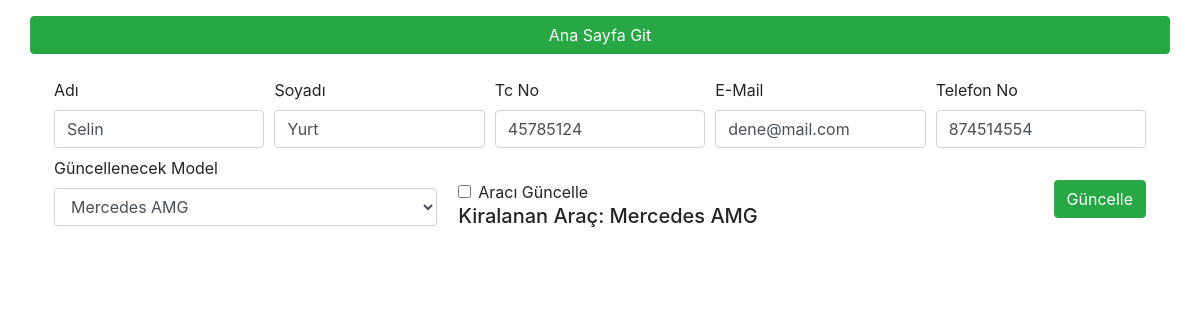
The app's page /php/guncelle_page.php?id=34 with its own data.
### tables this page shows
CREATE TABLE `musteriler` (
  `id` int NOT NULL AUTO_INCREMENT,
  `adi` varchar(140) NOT NULL,
  `soyadi` varchar(140) NOT NULL,
  `tc_no` int NOT NULL,
  `e_mail` varchar(140) NOT NULL,
  `tel_no` int NOT NULL,
  `kiralanan_model` varchar(240) NOT NULL,
  `tarih` timestamp NOT NULL DEFAULT CURRENT_TIMESTAMP,
  PRIMARY KEY (`id`)
);

### php/guncelle_page.php (the view, shortened to what this page needs)
<?php
$servername = "localhost";
$username = "root";
$password = "espn1997";
$dbname = "arac_kirala";
	$baglanti = new mysqli ($servername,$username,$password,$dbname);
?>
<?php
	$bul_araba = "SELECT * FROM arabalar ORDER BY arac_vin DESC";
	$kayit_araba = $baglanti->query($bul_araba);
?>
<?php
	$gelenid = $_GET["id"];
	$bul = "SELECT * FROM musteriler WHERE id = ".$gelenid;
	$kayit = $baglanti->query($bul);
	$sonuc=mysqli_fetch_assoc($kayit)
?>
<!doctype html>
<html lang="tr">
  <head>
    <link rel="stylesheet" href="https://cdn.jsdelivr.net/npm/bootstrap@4.6.1/dist/css/bootstrap.min.css">
	  <link
    rel="stylesheet"
    href="https://cdnjs.cloudflare.com/ajax/libs/animate.css/4.1.1/animate.min.css"
  />
  </head>
  <body>
<div class="container-fluid mt-3">
  <div class="col-md-12 justify-content-center">
	  <a href="index.php" style="text-decoration: none;"><button type="button" class="btn btn-success mt-3 btn-block">Ana Sayfa Git</button></a>
  <div class="row-md-12 d-flex justify-content-center p-3 m-2" id="musteri_kayit">
	  	<form method="post">
		  <div class="form-row">
			<div class="col">
			  <label for="UserName">Adı</label>
			  <input type="text" class="form-control" placeholder="UserName" id="UserName" name="user_name" value="<?php echo $sonuc["adi"]; ?>">
			</div>
			<div class="col">
			  <label for="LastName">Soyadı</label>
			  <input type="text" class="form-control" placeholder="LastName" id="LastName" name="last_name" value="<?php echo $sonuc["soyadi"]; ?>">
			</div>
			<div class="col">
			  <label for="IdentityNo">Tc No</label>
			  <input type="text" class="form-control" placeholder="IdentityNo" id="IdentityNo" name="identitiy_no" value="<?php echo $sonuc["tc_no"]; ?>">
			</div>
			<div class="col">
			  <label for="Email">E-Mail</label>
			  <input type="text" class="form-control" placeholder="Email" id="Email" name="e_mail" value="<?php echo $sonuc["e_mail"]; ?>">
			</div>
			<div class="col">
			  <label for="PhoneNo">Telefon No</label>
			  <input type="text" class="form-control" placeholder="PhoneNo" id="PhoneNo" name="phone_no" value="<?php echo $sonuc["tel_no"]; ?>">
			</div>
		  </div>
		  <div class="form-row mt-2">
			<div class="col">
				<label for="exampleFormControlSelect1">Güncellenecek Model</label>
				<select class="form-control" id="exampleFormControlSelect1" name="marka_model">
				  <?php while($sonucaraba=mysqli_fetch_assoc($kayit_araba)) { ?>
					  <option><?php echo $sonucaraba['arac_adi']."  ".$sonucaraba['model_adi']; ?></option>
				  <?php } ?>
				</select>
		  </div>
			<div class="form-col">
			   <div class="form-check mt-4 ml-3">
				  <input class="form-check-input" type="checkbox" id="check1" name="option1" value="something" >
				  <label class="form-check-label">Aracı Güncelle</label>
				</div>
				<h5 class="ml-3">Kiralanan Araç: <?php echo $sonuc["kiralanan_model"]; ?></h5>
			</div>
			 <div class="col mt-4">
				 <button type="submit" name="guncelle" class="btn btn-success float-right">Güncelle</button>
			 </div>
		</div>
		</form>
  </div>
  </div>
</div>
  </body>
</html>

### records on screen
musteriler: user_name "Selin", last_name "Yurt", identitiy_no "45785124", e_mail "dene@mail.com", phone_no "874514554", kiralanan_model "Mercedes AMG"

### other values on screen
form field marka_model "Mercedes AMG"
